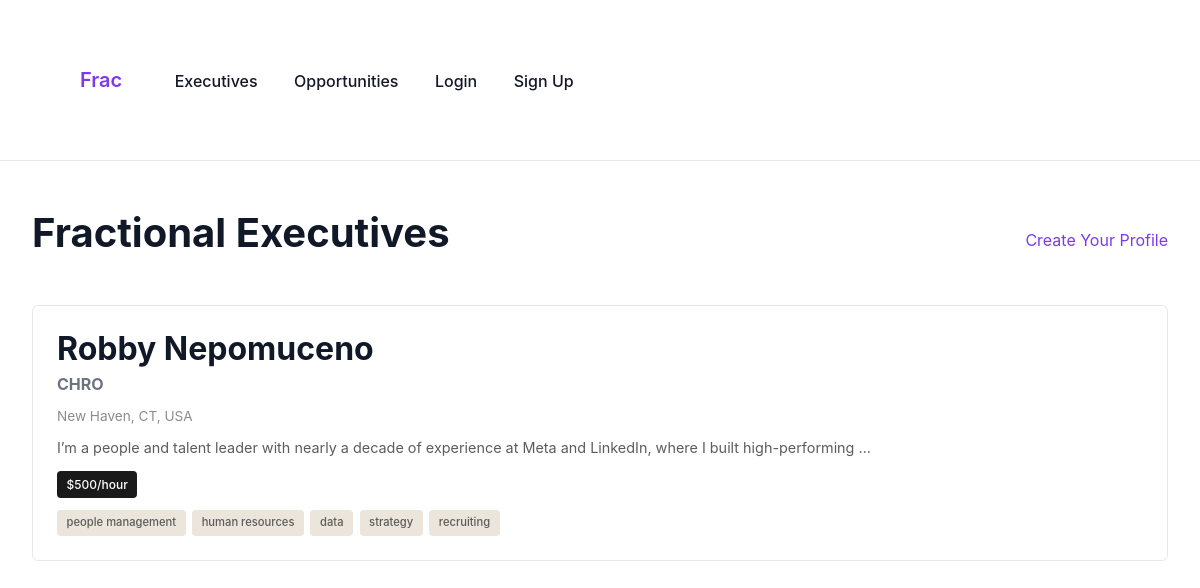
Page /executives/ on the committed database.
### classifieds/models.py (models this page shows, shortened)
class ExecutiveProfile(models.Model):
    name = models.CharField(max_length=120)
    title = models.CharField(max_length=160)
    bio = models.TextField(blank=True)
    location = models.CharField(
        max_length=100,
        blank=True,
        help_text="City, State/Region (e.g., San Francisco, CA)"
    )
    hourly_rate = models.PositiveIntegerField(
        null=True,
        blank=True,
        help_text="Your hourly rate in USD"
    )
    email = models.EmailField()
    created_at = models.DateTimeField(auto_now_add=True)
    owner = models.ForeignKey(
        settings.AUTH_USER_MODEL,
        on_delete=models.CASCADE,
        related_name="executive_profiles",
        null=True,
        blank=True
    )
    skills_tags = models.CharField(
        max_length=500,
        blank=True,
        help_text="Comma-separated skills (e.g., finance, strategy, fundraising)"
    )
    def get_tags_list(self):
        if not self.skills_tags:
            return []
        return [tag.strip().lower() for tag in self.skills_tags.split(",") if tag.strip()]
    @property
    def rate_display(self):
        if self.hourly_rate:
            return f"${self.hourly_rate}/hour"
        return None

### classifieds/views.py (the view)
# urls.py: path("", views.exec_list, name="exec_list"),                      # /executives/
def exec_list(request):
    execs = ExecutiveProfile.objects.order_by("-created_at")
    return render(request, "classifieds/exec_list.html", {"execs": execs})

### classifieds/templates/classifieds/exec_list.html (shortened to what this page needs)
{% load static %}
<!DOCTYPE html>
<html>
<head>
    <link rel="stylesheet" href="{% static 'frac-app.css' %}?v=4">
</head>
<body>
    <nav>
        <div class="container">
            <a href="{% url 'home' %}" style="font-weight: 600; margin-right: 1rem;">Frac</a>
            <a href="{% url 'exec_list' %}">Executives</a>
            <a href="{% url 'opportunity_list' %}">Opportunities</a>
            {% if user.is_authenticated %}
                <a href="{% url 'dashboard' %}">Dashboard</a>
                <a href="{% url 'logout' %}">Logout</a>
            {% else %}
                <a href="{% url 'login' %}">Login</a>
                <a href="{% url 'signup' %}" class="btn" style="margin-left: auto;">Sign Up</a>
            {% endif %}
        </div>
    </nav>
    <div class="container">
        <div style="display: flex; justify-content: space-between; align-items: center; margin-bottom: 2rem;">
            <h1>Fractional Executives</h1>
            {% if user.is_authenticated %}
                <a href="{% url 'create_profile' %}" class="btn">Create Your Profile</a>
            {% else %}
                <a href="{% url 'signup' %}" class="btn">Create Your Profile</a>
            {% endif %}
        </div>
        {% if execs %}
            <div class="card-grid">
                {% for exec in execs %}
                    <div class="card card-clickable" onclick="window.location='{% url 'exec_detail' exec.pk %}'">
                        <h2 style="margin: 0 0 0.25rem 0;">{{ exec.name }}</h2>
                        <p style="margin: 0 0 0.5rem 0;"><strong>{{ exec.title }}</strong></p>
                        {% if exec.location %}
                            <p style="font-size: 0.85rem; color: #8c8c8c; margin: 0 0 0.5rem 0;">{{ exec.location }}</p>
                        {% endif %}
                        {% if exec.bio %}
                            <p style="font-size: 0.9rem; color: #5c5c5c; margin: 0;">{{ exec.bio|truncatewords:20 }}</p>
                        {% endif %}
                        {% if exec.rate_display %}
                            <div style="margin-top: 0.75rem;">
                                <span style="display: inline-block; background: #1a1a1a; color: white; font-size: 0.75rem; font-weight: 500; padding: 0.25rem 0.6rem; border-radius: 4px;">{{ exec.rate_display }}</span>
                            </div>
                        {% endif %}
                        {% with tags=exec.get_tags_list %}
                            {% if tags %}
                                <div style="display: flex; flex-wrap: wrap; gap: 0.4rem; margin-top: 0.75rem;">
                                    {% for tag in tags %}
                                        <span style="display: inline-block; background: #ebe5db; color: #5c5c5c; font-size: 0.7rem; font-weight: 500; padding: 0.25rem 0.6rem; border-radius: 4px; text-transform: lowercase;">{{ tag }}</span>
                                    {% endfor %}
                                </div>
                            {% endif %}
                        {% endwith %}
                    </div>
                {% endfor %}
            </div>
        {% endif %}
    </div>
</body>
</html>

### classifieds/static/frac-app.css (style rules this page uses)
:root { --color-primary: #7c3aed; --color-primary-hover: #6d28d9; --color-primary-light: #a78bfa; --color-text: #111827; --color-text-secondary: #6b7280; --color-border: #e5e7eb; --color-bg: #ffffff; --color-bg-secondary: #f9fafb; --color-gray-button: #9ca3af; --color-gray-button-hover: #6b7280; --color-danger: #ef4444; --spacing-xs: 0.25rem; --spacing-sm: 0.5rem; --spacing-md: 1rem; --spacing-lg: 1.5rem; --spacing-xl: 2rem; --spacing-2xl: 3rem; --radius-sm: 4px; --radius-md: 6px; --radius-lg: 8px; --transition: all 0.2s ease; }
* { margin: 0; padding: 0; box-sizing: border-box; }
body { font-family: -apple-system, BlinkMacSystemFont, 'Segoe UI', 'Roboto', 'Oxygen', 'Ubuntu', 'Cantarell', 'Fira Sans', 'Droid Sans', 'Helvetica Neue', sans-serif; background-color: var(--color-bg); color: var(--color-text); line-height: 1.6; font-size: 16px; }
nav { background-color: var(--color-bg); border-bottom: 1px solid var(--color-border); padding: var(--spacing-md) var(--spacing-xl); position: sticky; top: 0; z-index: 100; }
nav a { text-decoration: none; color: var(--color-text); font-weight: 500; padding: var(--spacing-sm) var(--spacing-md); border-radius: var(--radius-md); transition: var(--transition); }
nav a:first-child { font-weight: 700; font-size: 1.25rem; color: var(--color-primary); }
h1, h2, h3, h4, h5, h6 { font-weight: 700; line-height: 1.2; color: var(--color-text); margin-bottom: var(--spacing-md); }
h1 { font-size: 2.5rem; }
h2 { font-size: 2rem; }
p { margin-bottom: var(--spacing-md); color: var(--color-text-secondary); }
a { color: var(--color-primary); text-decoration: none; transition: var(--transition); }
.container { max-width: 1200px; margin: 0 auto; padding: var(--spacing-2xl) var(--spacing-xl); }
.card { background: var(--color-bg); border: 1px solid var(--color-border); border-radius: var(--radius-md); padding: var(--spacing-lg); margin-bottom: var(--spacing-lg); transition: var(--transition); }

### classifieds/templates/classifieds/exec_list.html (style rules this page uses)
a { text-decoration: none !important; }
.card-clickable { cursor: pointer; }

### rows in the picture
ExecutiveProfile: name "Robby Nepomuceno", title "CHRO", location "New Haven, CT, USA", bio "I’m a people and talent leader with nearly a decade of experience at Meta and LinkedIn, where I built high-performing …", rate_display "$500/hour", tags "people management" "human resources" "data" "strategy" "recruiting"
